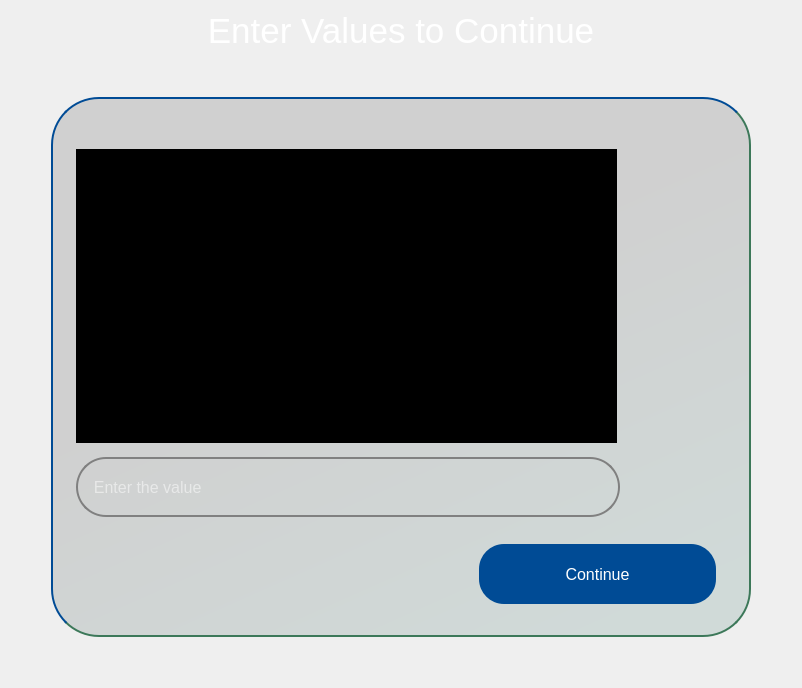
                    <widget class="QWidget" name="user_inputs_page">
                     <layout class="QGridLayout" name="gridLayout_37">
                      <item row="2" column="1">
                       <widget class="QWidget" name="widget_11" native="true">
                        <property name="minimumSize">
                         <size>
                          <width>700</width>
                          <height>540</height>
                         </size>
                        </property>
                        <property name="maximumSize">
                         <size>
                          <width>700</width>
                          <height>540</height>
                         </size>
                        </property>
                        <property name="styleSheet">
                         <string notr="true">border: 2px solid transparent; 
border-radius: 48px;
opacity: 5px;
background: qlineargradient(x1: 0.21, y1: 0, x2: 0.79, y2: 1, stop: 0 rgba(0, 0, 0, 0.13), stop: 0.3815 rgba(0, 0, 0, 0.13), stop: 1 rgba(0, 77, 64, 0.13));
border-right-color: rgb(60, 120, 89);
border-bottom-color: rgb(60, 120, 89);
border-top-color: rgb(0, 75, 149);
border-left-color: rgb(0, 75, 149);
</string>
                        </property>
                        <layout class="QGridLayout" name="gridLayout_16">
                         <item row="6" column="1">
                          <widget class="QWidget" name="widget_15" native="true">
                           <property name="styleSheet">
                            <string notr="true">border:none;
background:transparent;</string>
                           </property>
                           <layout class="QHBoxLayout" name="horizontalLayout_16" />
                          </widget>
                         </item>
                         <item row="0" column="3" alignment="Qt::AlignRight">
                          <widget class="QWidget" name="widget_13" native="true">
                           <property name="styleSheet">
                            <string notr="true">border:none;
background:transparent;</string>
                           </property>
                           <layout class="QHBoxLayout" name="horizontalLayout_15">
                            <item alignment="Qt::AlignRight">
                             <widget class="QPushButton" name="cross_pushButton_in_userinput">
                              <property name="maximumSize">
                               <size>
                                <width>27</width>
                                <height>27</height>
                               </size>
                              </property>
                              <property name="font">
                               <font>
                                <pointsize>12</pointsize>
                               </font>
                              </property>
                              <property name="cursor">
                               <cursorShape>PointingHandCursor</cursorShape>
                              </property>
                              <property name="styleSheet">
                               <string notr="true">QPushButton{
background-color:transparent;}
QPushButton:hover {
background-color: rgb(0, 75, 149);
}</string>
                              </property>
                              <property name="text">
                               <string />
                              </property>
                              <property name="icon">
                               <iconset resource="../Qss/icons/_icons.qrc">
                                <normaloff>:/feather/icons/feather/x.png</normaloff>:/feather/icons/feather/x.png</iconset>
                              </property>
                              <property name="iconSize">
                               <size>
                                <width>22</width>
                                <height>22</height>
                               </size>
                              </property>
                             </widget>
                            </item>
                           </layout>
                          </widget>
                         </item>
                         <item row="4" column="1" colspan="2">
                          <widget class="QWidget" name="widget_14" native="true">
                           <property name="minimumSize">
                            <size>
                             <width>0</width>
                             <height>15</height>
                            </size>
                           </property>
                           <property name="maximumSize">
                            <size>
                             <width>16777215</width>
                             <height>15</height>
                            </size>
                           </property>
                           <property name="styleSheet">
                            <string notr="true">border:none;
background:none;</string>
                           </property>
                           <layout class="QGridLayout" name="gridLayout_17">
                            <item row="0" column="0">
                             <spacer name="verticalSpacer_21">
                              <property name="orientation">
                               <enum>Qt::Vertical</enum>
                              </property>
                              <property name="sizeType">
                               <enum>QSizePolicy::Fixed</enum>
                              </property>
                              <property name="sizeHint" stdset="0">
                               <size>
                                <width>20</width>
                                <height>15</height>
                               </size>
                              </property>
                             </spacer>
                            </item>
                           </layout>
                          </widget>
                         </item>
                         <item row="5" column="4">
                          <spacer name="horizontalSpacer_9">
                           <property name="orientation">
                            <enum>Qt::Horizontal</enum>
                           </property>
                           <property name="sizeType">
                            <enum>QSizePolicy::Fixed</enum>
                           </property>
                           <property name="sizeHint" stdset="0">
                            <size>
                             <width>26</width>
                             <height>20</height>
                            </size>
                           </property>
                          </spacer>
                         </item>
                         <item row="5" column="2" colspan="2" alignment="Qt::AlignBottom">
                          <widget class="QPushButton" name="continue_pushButton_in_userinputs">
                           <property name="sizePolicy">
                            <sizepolicy hsizetype="Preferred" vsizetype="Preferred">
                             <horstretch>0</horstretch>
                             <verstretch>0</verstretch>
                            </sizepolicy>
                           </property>
                           <property name="minimumSize">
                            <size>
                             <width>237</width>
                             <height>60</height>
                            </size>
                           </property>
                           <property name="maximumSize">
                            <size>
                             <width>237</width>
                             <height>60</height>
                            </size>
                           </property>
                           <property name="font">
                            <font>
                             <pointsize>12</pointsize>
                            </font>
                           </property>
                           <property name="cursor">
                            <cursorShape>PointingHandCursor</cursorShape>
                           </property>
                           <property name="styleSheet">
                            <string notr="true">
QPushButton{
	background-color: rgb(0, 75, 149);
color:white;
border:none;
border-radius:25px;}
QPushButton:hover {
    color: white;
	background-color: #005ce6;
}
</string>
                           </property>
                           <property name="text">
                            <string>Continue</string>
                           </property>
                          </widget>
                         </item>
                         <item row="3" column="1" colspan="2">
                          <widget class="QLineEdit" name="enter_value_lineEdit_in_smt">
                           <property name="sizePolicy">
                            <sizepolicy hsizetype="Preferred" vsizetype="Preferred">
                             <horstretch>0</horstretch>
                             <verstretch>0</verstretch>
                            </sizepolicy>
                           </property>
                           <property name="minimumSize">
                            <size>
                             <width>544</width>
                             <height>60</height>
                            </size>
                           </property>
                           <property name="maximumSize">
                            <size>
                             <width>544</width>
                             <height>60</height>
                            </size>
                           </property>
                           <property name="styleSheet">
                            <string notr="true">QLineEdit {
    border: 2px solid grey;      /* Grey border with 2px thickness */
    border-radius: 30px;         /* Rounded corners */
    padding: 5px;                /* Space between text and border */
    font-size: 16px;             /* Adjust the font size for input text */
    background-color: transparent;   /* Optional: White background */
    color: white;              /* Optional: Black text color */
}

QLineEdit::placeholder {
    color: grey;              /* Placeholder text color (grey) */
    font-size: 13px;             /* Placeholder text size */
}
</string>
                           </property>
                           <property name="text">
                            <string extracomment="Enter the value" />
                           </property>
                           <property name="placeholderText">
                            <string>  Enter the value</string>
                           </property>
                          </widget>
                         </item>
                         <item row="5" column="1">
                          <spacer name="horizontalSpacer_5">
                           <property name="orientation">
                            <enum>Qt::Horizontal</enum>
                           </property>
                           <property name="sizeHint" stdset="0">
                            <size>
                             <width>38</width>
                             <height>20</height>
                            </size>
                           </property>
                          </spacer>
                         </item>
                         <item row="3" column="0">
                          <spacer name="horizontalSpacer_39">
                           <property name="orientation">
                            <enum>Qt::Horizontal</enum>
                           </property>
                           <property name="sizeType">
                            <enum>QSizePolicy::Fixed</enum>
                           </property>
                           <property name="sizeHint" stdset="0">
                            <size>
                             <width>16</width>
                             <height>20</height>
                            </size>
                           </property>
                          </spacer>
                         </item>
                         <item row="2" column="1">
                          <spacer name="verticalSpacer_8">
                           <property name="orientation">
                            <enum>Qt::Vertical</enum>
                           </property>
                           <property name="sizeType">
                            <enum>QSizePolicy::Fixed</enum>
                           </property>
                           <property name="sizeHint" stdset="0">
                            <size>
                             <width>20</width>
                             <height>15</height>
                            </size>
                           </property>
                          </spacer>
                         </item>
                         <item row="1" column="1">
                          <widget class="QTextEdit" name="enter_value_textEdit_in_smt">
                           <property name="minimumSize">
                            <size>
                             <width>541</width>
                             <height>294</height>
                            </size>
                           </property>
                           <property name="font">
                            <font>
                             <pointsize>12</pointsize>
                            </font>
                           </property>
                           <property name="styleSheet">
                            <string notr="true">QTextEdit {
    border-radius: 0px;
    border: none;
    background: black;
    color: white;
}

QScrollBar:vertical {
    border: none;
    background: gray;
    width: 12px;
    margin: 0px;
}

QScrollBar::handle:vertical {
    background: white;
    min-height: 5px;
}

QScrollBar::add-line:vertical, QScrollBar::sub-line:vertical {
    background: white;
    height: 5px;
    subcontrol-origin: margin;
}

QScrollBar::add-line:vertical {
    subcontrol-position: bottom;
    border-top: 1px solid black;
    image: "Qss/icons/Icons/custom/arrow_down.png";  /* Set your arrow image */
}

QScrollBar::sub-line:vertical {
    subcontrol-position: top;
    border-bottom: 1px solid black;
    image: "Qss/icons/Icons/custom/arrow.png";  /* Set your arrow image */
}
</string>
                           </property>
                           <property name="sizeAdjustPolicy">
                            <enum>QAbstractScrollArea::AdjustIgnored</enum>
                           </property>
                           <property name="readOnly">
                            <bool>true</bool>
                           </property>
                          </widget>
                         </item>
                        </layout>
                       </widget>
                      </item>
                      <item row="2" column="2">
                       <spacer name="horizontalSpacer_42">
                        <property name="orientation">
                         <enum>Qt::Horizontal</enum>
                        </property>
                        <property name="sizeHint" stdset="0">
                         <size>
                          <width>40</width>
                          <height>20</height>
                         </size>
                        </property>
                       </spacer>
                      </item>
                      <item row="2" column="0">
                       <spacer name="horizontalSpacer_40">
                        <property name="orientation">
                         <enum>Qt::Horizontal</enum>
                        </property>
                        <property name="sizeHint" stdset="0">
                         <size>
                          <width>40</width>
                          <height>20</height>
                         </size>
                        </property>
                       </spacer>
                      </item>
                      <item row="0" column="1">
                       <widget class="QLabel" name="entervalue_label">
                        <property name="maximumSize">
                         <size>
                          <width>16777215</width>
                          <height>51</height>
                         </size>
                        </property>
                        <property name="font">
                         <font>
                          <pointsize>26</pointsize>
                         </font>
                        </property>
                        <property name="cursor">
                         <cursorShape>IBeamCursor</cursorShape>
                        </property>
                        <property name="styleSheet">
                         <string notr="true">color: white;</string>
                        </property>
                        <property name="text">
                         <string>Enter Values to Continue</string>
                        </property>
                        <property name="alignment">
                         <set>Qt::AlignCenter</set>
                        </property>
                       </widget>
                      </item>
                      <item row="1" column="1">
                       <spacer name="verticalSpacer_39">
                        <property name="orientation">
                         <enum>Qt::Vertical</enum>
                        </property>
                        <property name="sizeType">
                         <enum>QSizePolicy::Expanding</enum>
                        </property>
                        <property name="sizeHint" stdset="0">
                         <size>
                          <width>20</width>
                          <height>40</height>
                         </size>
                        </property>
                       </spacer>
                      </item>
                      <item row="3" column="1">
                       <spacer name="verticalSpacer_38">
                        <property name="orientation">
                         <enum>Qt::Vertical</enum>
                        </property>
                        <property name="sizeType">
                         <enum>QSizePolicy::Expanding</enum>
                        </property>
                        <property name="sizeHint" stdset="0">
                         <size>
                          <width>20</width>
                          <height>40</height>
                         </size>
                        </property>
                       </spacer>
                      </item>
                     </layout>
                    </widget>
